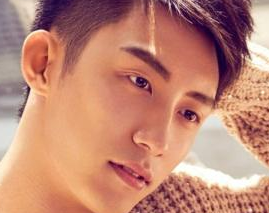
//> input picture VS_test/hjy_1.png, 269 x 213 px
$ ./add_noise   (built with g++ and OpenCV 4)
//> lines starting //> are read from the running program, lines starting //| are printed output that depends on the picture
#include<iostream>
#include<opencv2/opencv.hpp>
using namespace std;
using namespace cv;

int gaussian_s=3;
int median_s=3;
Mat src,dst_g,dst_p;

void gaussian_change(int,void*);
void median_change(int,void*);
Mat noise_gaussian(Mat src,int a,int b);
Mat noise_pulse(Mat src);

int main()
{
    src=imread("hjy_1.png");
//> src is the input picture: 213 rows x 269 cols, CV_8UC3; mean B, G, R 115.9, 134.3, 192.2
    imshow("原图",src);

    dst_g=noise_gaussian(src,10,30);
    imshow("高斯噪声",dst_g);
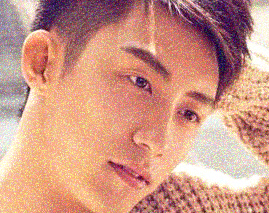
//> window '高斯噪声': 213 rows x 269 cols, CV_8UC3; mean B, G, R 133.2, 151.3, 206.4

    namedWindow("高斯滤波",1);
    createTrackbar("ksize","高斯滤波",&gaussian_s,20,gaussian_change);
    gaussian_change(0,0);
//> in gaussian_change, `imshow("高斯滤波",d);`:
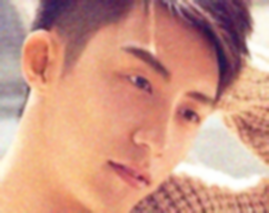
//> window '高斯滤波': 213 rows x 269 cols, CV_8UC3; mean B, G, R 133.2, 151.3, 206.4

    dst_p=noise_pulse(src);
//> after the loop in noise_pulse, `for(int i=0;i<num;i++)`:
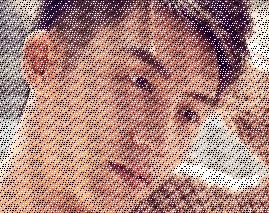
//> dst: 213 rows x 269 cols, CV_8UC3; mean B, G, R 118.6, 132.4, 175.8
    imshow("椒盐噪声",dst_p);

    namedWindow("中值滤波",1);
    createTrackbar("ksize","中值滤波",&median_s,20,median_change);
    median_change(0,0);
//> in median_change, `medianBlur(dst_p,d,median_s*2+1);`:
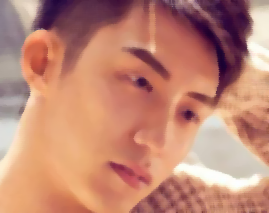
//> d: 213 rows x 269 cols, CV_8UC3; mean B, G, R 116.3, 134.9, 192.9


    while(waitKey(1)!='q'){};
//> the 'q' key is pressed
    return 0;
}

Mat noise_gaussian(Mat src,int a,int b)
{
    Mat noise(src.size(),src.type());

    RNG rng(time(NULL));
    rng.fill(noise,RNG::NORMAL,a,b);//高斯分布的随机矩阵
    Mat dst;
    add(src,noise,dst);
    return dst;
}

Mat noise_pulse(Mat src)
{
    Mat dst=src.clone();
    int num=dst.cols*dst.rows/4;
    //cout<<num<<endl;
    for(int i=0;i<num;i++)
    {
        RNG rng(i);
        int x=rng.uniform(0,dst.rows);
        //cout<<x<<endl;
        int y=rng.uniform(0,dst.cols);
        int flag=x%2;//确定亮点还是暗点
        //cout<<flag<<endl;
        if(dst.channels()==1)
            if(flag==1)
                dst.at<uchar>(x,y)=255;
            else
                dst.at<uchar>(x,y)=0;
        else
        {
            if(flag)
            {
                dst.at<Vec3b>(x,y)[0]=255;
                dst.at<Vec3b>(x,y)[1]=255;
                dst.at<Vec3b>(x,y)[2]=255;
            }
            else
            {
                dst.at<Vec3b>(x,y)[0]=0;
                dst.at<Vec3b>(x,y)[1]=0;
                dst.at<Vec3b>(x,y)[2]=0;
            }

        }
    }
    return dst;
}
void gaussian_change(int,void*)
{
    Mat d(dst_g.size(),dst_g.type());
    GaussianBlur(dst_g,d,Size(gaussian_s*2+1,gaussian_s*2+1),0,0);
    imshow("高斯滤波",d);
}

void median_change(int,void*)
{
    Mat d(dst_g.size(),dst_g.type());
    medianBlur(dst_p,d,median_s*2+1);
    imshow("中值滤波",d);
}

$ run again, with VS_test/fj2.jpg saved as VS_test/hjy_1.png
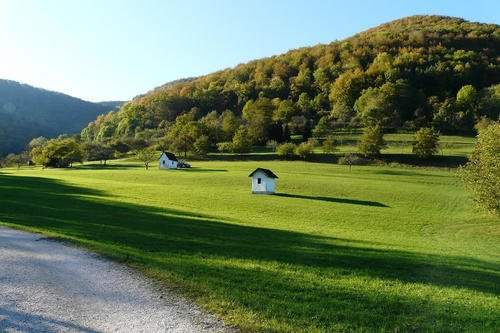
//> input picture VS_test/fj2.jpg, 500 x 333 px
//> src is the input picture: 333 rows x 500 cols, CV_8UC3; mean B, G, R 87.2, 124.4, 106.6
//> after the loop in noise_pulse, `for(int i=0;i<num;i++)`:
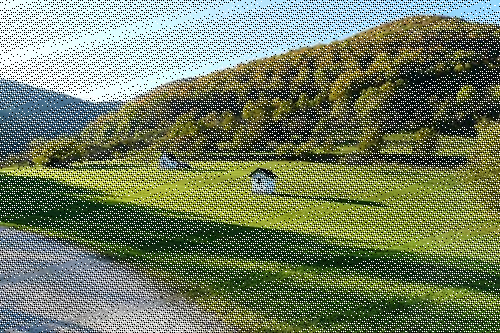
//> dst: 333 rows x 500 cols, CV_8UC3; mean B, G, R 97.2, 125.2, 111.9
//> in median_change, `medianBlur(dst_p,d,median_s*2+1);`:
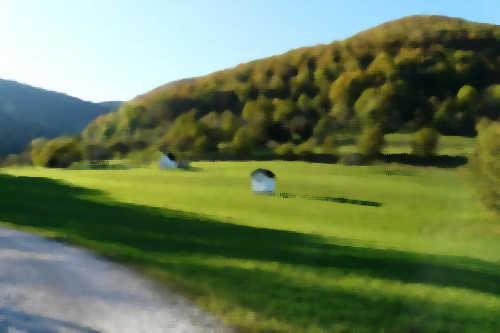
//> d: 333 rows x 500 cols, CV_8UC3; mean B, G, R 86.8, 123.9, 106.1
